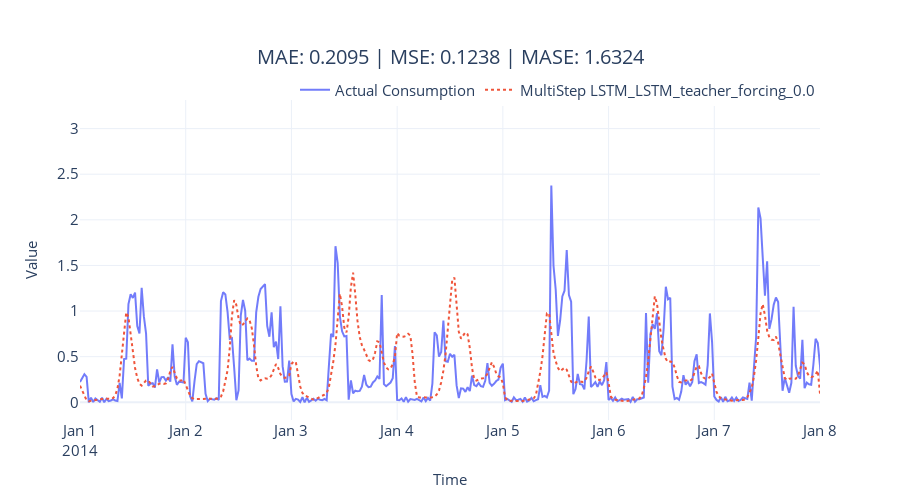

Notebook source saved alongside this figure:
### Code cell
fig = plot_forecast(pred_df, forecast_columns=[tag], forecast_display_names=[tag])
fig = format_plot(fig, title=f"MAE: {metrics['MAE']:.4f} | MSE: {metrics['MSE']:.4f} | MASE: {metrics['MASE']:.4f}")
fig.update_xaxes(type="date", range=["2014-01-01", "2014-01-08"])
fig.show()

### Figure 1 — Plotly figure (JSON) as saved in the notebook; plotly's stock layout.template omitted (floating-point values rounded to 4 significant figures; data arrays with more than 128 entries replaced by an {"elided": "..."} marker saying what was removed)
{"data": [{"line": {"color": "rgba(99,110,250,0.9)"}, "mode": "lines", "name": "Actual Consumption", "type": "scatter", "x": {"elided": "1488 str values"}, "y": {"elided": "1488 float values"}}, {"line": {"color": "rgba(239,85,59,1)", "dash": "dot"}, "mode": "lines", "name": "MultiStep LSTM_LSTM_teacher_forcing_0.0", "type": "scatter", "x": {"elided": "1488 str values"}, "y": {"elided": "1488 float values"}}], "layout": {"height": 500, "legend": {"font": {"size": 15}, "orientation": "h", "x": 1, "xanchor": "right", "y": 0.98, "yanchor": "bottom"}, "title": {"font": {"size": 20}, "text": "MAE: 0.2095 | MSE: 0.1238 | MASE: 1.6324", "x": 0.5, "xanchor": "center", "yanchor": "top"}, "width": 900, "xaxis": {"range": ["2014-01-01", "2014-01-08"], "tickfont": {"size": 15}, "title": {"font": {"size": 15}, "text": "Time"}, "type": "date"}, "yaxis": {"tickfont": {"size": 15}, "title": {"font": {"size": 15}, "text": "Value"}}}}
